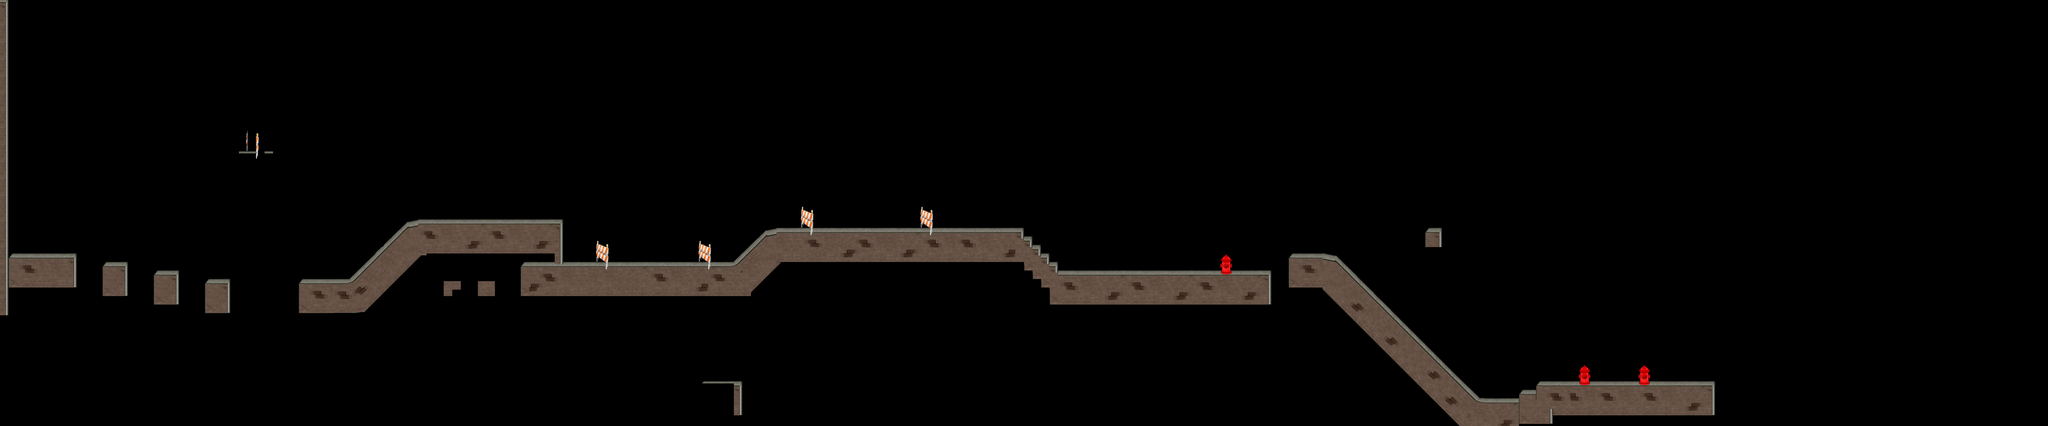

This is a level from a 2D game, rendered from its Tiled map with the project's own tilesets. A one-line summary and the map file follow, with tile-layer data summarised:
An orthogonal 240x50 tile map with 32x32 px tiles, 8 tile layers (sea, red, noncollision, noncollision2, ...), 4 tilesets and 61 objects.

<map version="1.0" orientation="orthogonal" width="240" height="50" tilewidth="32" tileheight="32">
 <tileset firstgid="1" name="tilesettoen" tilewidth="32" tileheight="32">
  <image source="tilesettoen.png" width="481" height="187" />
 </tileset>
 <tileset firstgid="76" name="barrierroad" tilewidth="32" tileheight="32">
  <image source="barrierroad.png" width="547" height="480" />
 </tileset>
 <tileset firstgid="331" name="tilesetflip5" tilewidth="32" tileheight="32">
  <image source="tilesetflip5.png" width="600" height="600" />
 </tileset>
 <tileset firstgid="655" name="tilesettown5" tilewidth="32" tileheight="32">
  <image source="tilesettown5.png" width="600" height="600" />
 </tileset>
 <layer name="sea" width="240" height="50" opacity="0.67">
  <data>[12000 cells, 0 non-empty, 0 distinct tile ids]</data>
 </layer>
 <layer name="red" width="240" height="50">
  <data>[12000 cells, 684 non-empty, 56 distinct tile ids]</data>
 </layer>
 <layer name="noncollision" width="240" height="50">
  <data>[12000 cells, 329 non-empty, 125 distinct tile ids]</data>
 </layer>
 <layer name="noncollision2" width="240" height="50">
  <data>[12000 cells, 21 non-empty, 16 distinct tile ids]</data>
 </layer>
 <layer name="slopedown" width="240" height="50">
  <data>[12000 cells, 34 non-empty, 9 distinct tile ids]</data>
 </layer>
 <layer name="slope" width="240" height="50">
  <data>[12000 cells, 22 non-empty, 8 distinct tile ids]</data>
 </layer>
 <layer name="noncollision3" width="240" height="50">
  <data>[12000 cells, 418 non-empty, 131 distinct tile ids]</data>
 </layer>
 <layer name="thorns" width="240" height="50">
  <data>[12000 cells, 0 non-empty, 0 distinct tile ids]</data>
 </layer>
 <objectgroup name="crystals" width="240" height="50">
  <object x="257" y="929">
   <ellipse />
  </object>
  <object x="348" y="892">
   <ellipse />
  </object>
  <object x="407" y="968">
   <ellipse />
  </object>
  <object x="464" y="971">
   <ellipse />
  </object>
  <object x="541" y="933">
   <ellipse />
  </object>
  <object x="592" y="1005">
   <ellipse />
  </object>
  <object x="657" y="1001">
   <ellipse />
  </object>
  <object x="723" y="953">
   <ellipse />
  </object>
  <object x="781" y="1024">
   <ellipse />
  </object>
  <object x="2940" y="792">
   <ellipse />
  </object>
  <object x="2940" y="821">
   <ellipse />
  </object>
  <object x="2977" y="787">
   <ellipse />
  </object>
  <object x="2976" y="815" height="3">
   <ellipse />
  </object>
  <object x="5076" y="1012">
   <ellipse />
  </object>
  <object x="5119" y="1061">
   <ellipse />
  </object>
  <object x="5170" y="1107">
   <ellipse />
  </object>
  <object x="5210" y="1148">
   <ellipse />
  </object>
  <object x="5254" y="1191">
   <ellipse />
  </object>
  <object x="5303" y="1241">
   <ellipse />
  </object>
  <object x="5344" y="1288">
   <ellipse />
  </object>
  <object x="5388" y="1322">
   <ellipse />
  </object>
  <object x="5421" y="1362">
   <ellipse />
  </object>
  <object x="4889" y="894">
   <ellipse />
  </object>
  <object x="4889" y="921">
   <ellipse />
  </object>
  <object x="4920" y="895">
   <ellipse />
  </object>
  <object x="4921" y="921">
   <ellipse />
  </object>
  <object x="3859" y="873">
   <ellipse />
  </object>
  <object x="3886" y="904">
   <ellipse />
  </object>
  <object x="3922" y="932">
   <ellipse />
  </object>
  <object x="3821" y="839">
   <ellipse />
  </object>
 </objectgroup>
 <objectgroup name="balls" width="240" height="50">
  <object x="937" y="1063">
   <ellipse />
  </object>
  <object x="1132" y="1041">
   <ellipse />
  </object>
  <object x="1761" y="744" width="5" height="4">
   <ellipse />
  </object>
  <object x="1936" y="745">
   <ellipse />
  </object>
  <object x="1967" y="745">
   <ellipse />
  </object>
  <object x="3299" y="783">
   <ellipse />
  </object>
  <object x="4330" y="987">
   <ellipse />
  </object>
  <object x="3167" y="803">
   <ellipse />
  </object>
 </objectgroup>
 <objectgroup name="theend" width="240" height="50">
  <object x="6327" y="1341" width="62" height="62" />
 </objectgroup>
 <objectgroup name="enemies" width="240" height="50">
  <object x="2363" y="949">
   <ellipse />
  </object>
  <object x="2535" y="951">
   <ellipse />
  </object>
  <object x="6059" y="1390">
   <ellipse />
  </object>
 </objectgroup>
 <objectgroup name="ropes" width="240" height="50">
  <object x="943" y="941">
   <ellipse />
  </object>
  <object x="809" y="1107">
   <ellipse />
  </object>
  <object x="1048" y="943">
   <ellipse />
  </object>
  <object x="821" y="1136">
   <ellipse />
  </object>
  <object x="1703" y="661">
   <ellipse />
  </object>
  <object x="1747" y="906">
   <ellipse />
  </object>
  <object x="1881" y="659">
   <ellipse />
  </object>
  <object x="1900" y="905">
   <ellipse />
  </object>
  <object x="2039" y="656">
   <ellipse />
  </object>
  <object x="2024" y="904">
   <ellipse />
  </object>
 </objectgroup>
 <objectgroup name="hearts" width="240" height="50">
  <object x="2812" y="896">
   <ellipse />
  </object>
 </objectgroup>
 <objectgroup name="shields" width="240" height="50" />
 <objectgroup name="garbage" width="240" height="50">
  <object x="3576" y="779">
   <ellipse />
  </object>
  <object x="3724" y="791">
   <ellipse />
  </object>
  <object x="5651" y="1406">
   <ellipse />
  </object>
  <object x="5583" y="1388">
   <ellipse />
  </object>
  <object x="5491" y="1313">
   <ellipse />
  </object>
  <object x="5428" y="1212">
   <ellipse />
  </object>
  <object x="5500" y="1296">
   <ellipse />
  </object>
  <object x="5559" y="1306">
   <ellipse />
  </object>
 </objectgroup>
</map>
